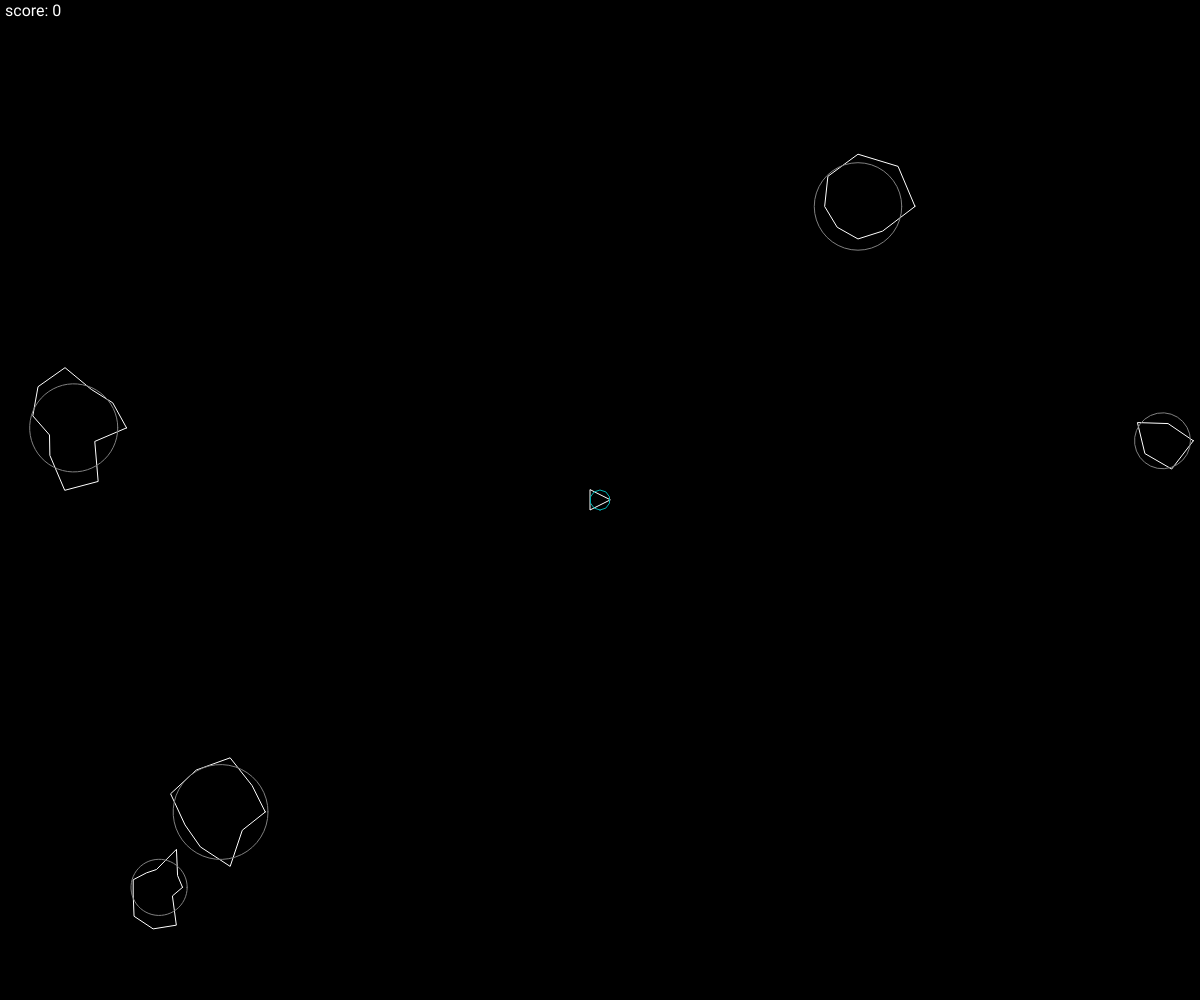
Frame 1 (no input)
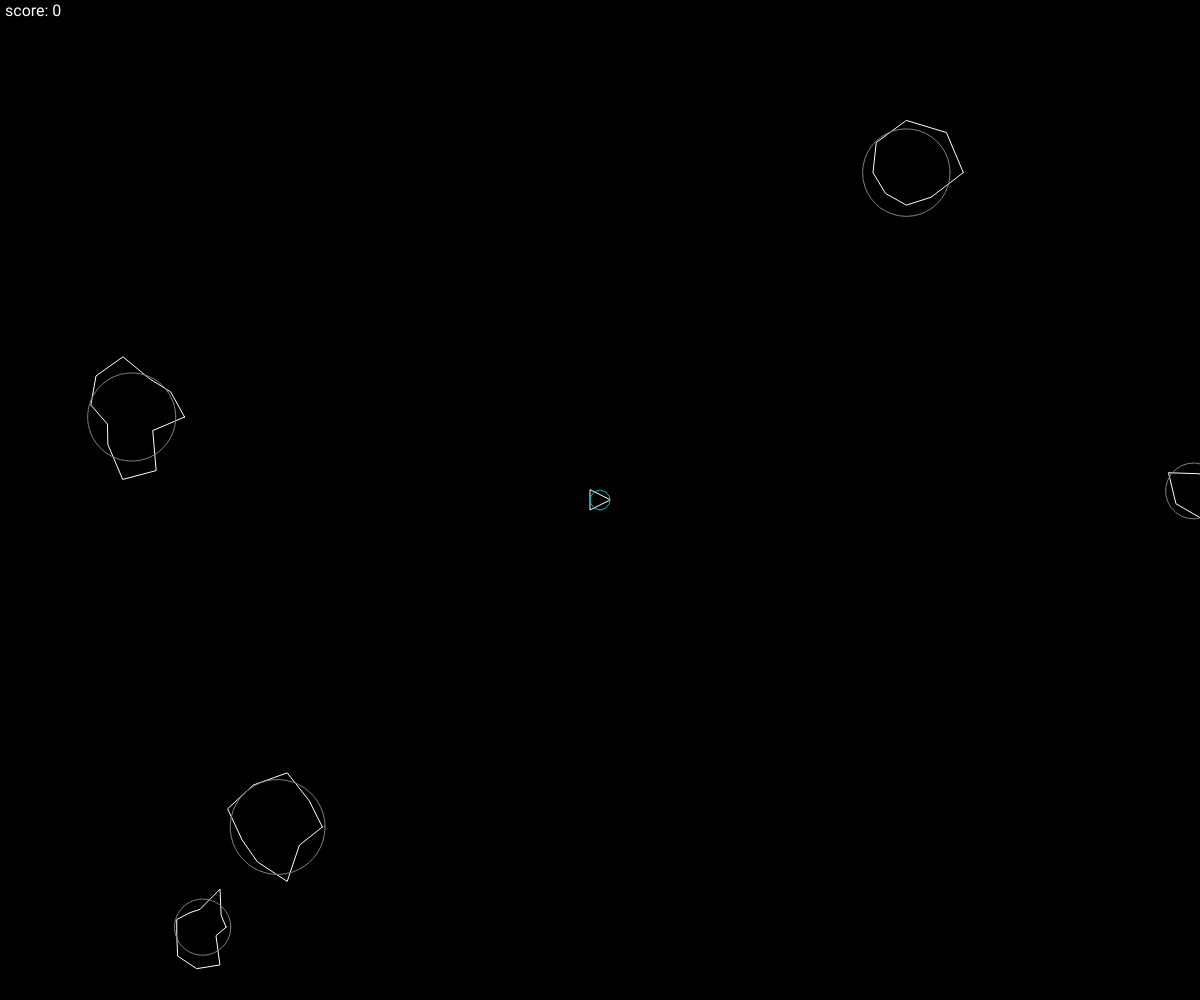
Frame 60 (no input)
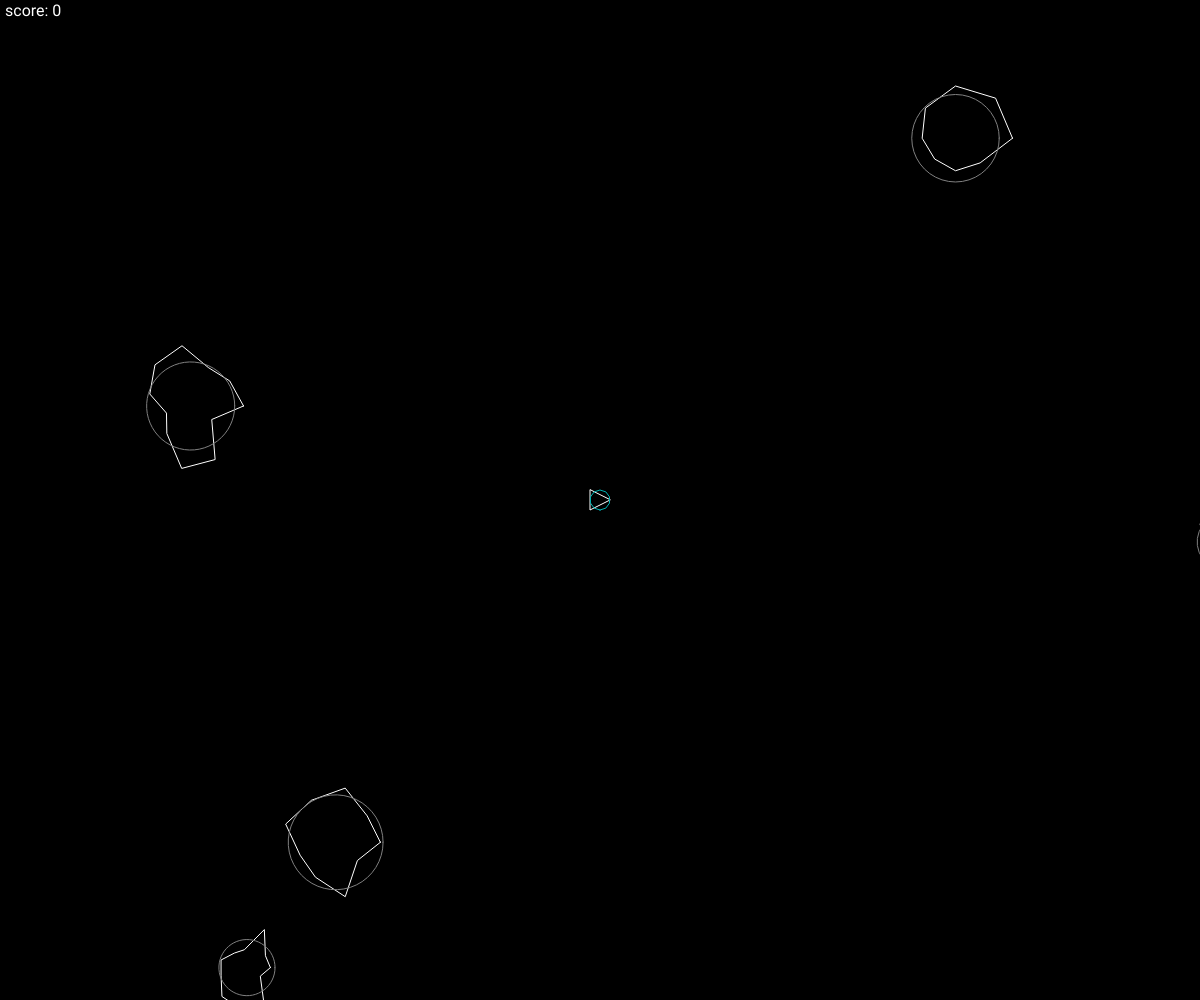
Frame 120 (the mouse pressed at the canvas centre since frame 60)

The p5.js sketch that drew these frames (run headless with seeded random() and noise() and a simulated clock; from frame 60 on, the mouse is pressed at the canvas centre):

// p5.js sketch
// ── sketch.js
window.addEventListener("touchstart", touchStart, false);
window.addEventListener("touchmove", touchMove, false);
window.addEventListener("touchend", touchEnd, false);
// window.addEventListener("touchcancel", touchcancel, false);
// window.addEventListener("touchforcechange", touchForceChange, false);

let timeout;
let isMouseHidden = false;

let gamePaused = false;
let ship;
let scoreboard;
let rotationSpeed = 0.05;
let asteroidCount = 5;
let asteroids = [];
let lasers = [];

function setup() {
	createCanvas(windowWidth, windowHeight);
	ship = new Ship();
	scoreboard = new Scoreboard();
	scoreboard.render();
	for (let i = 0; i < asteroidCount; i++) {
		asteroids.push(new Asteroid());
	}
}

function draw() {
	background(0);
	ship.update();
	
	for (let i = 0; i < asteroids.length; i++) {
		if(ship.hits(asteroids[i])){
			console.log('oooops!');
			scoreboard.resetScore();
		}
		asteroids[i].update();
	}

	for (let i = lasers.length - 1; i >= 0; i--) {
		lasers[i].update();
		if(lasers[i].offscreen()){
			lasers.splice(i, 1);
			break;
		}
		for (let j = asteroids.length - 1; j >= 0; j--) {
			if (lasers[i].hits(asteroids[j])) {
				scoreboard.add(asteroids[j].r);
				if (asteroids[j].r > 20) {
					let newAsteroids = asteroids[j].breakup();
					asteroids = asteroids.concat(newAsteroids);
				}
				asteroids.splice(j, 1);
				lasers.splice(i, 1);
				break;
			}

		}

	}

	scoreboard.update();
}

function playPause(){
	if(!gamePaused){
		noLoop();
	} else {
		loop();
	}
	gamePaused = !gamePaused;
}

function keyReleased() {
	if (keyCode == RIGHT_ARROW || keyCode == LEFT_ARROW ) {
		ship.setRotation(0);
	} else if (keyCode == UP_ARROW || key == ' ') {
		ship.thrusting(false);
	}

}

function touchMove(event){
	let x = event.touches[0].pageX;
	let y = event.touches[0].pageY;
}

function touchStart(event){
	// asteroids.push(new Asteroid());
	let x = event.touches[0].pageX;
	let y = event.touches[0].pageY;
}

function touchEnd(event){
	console.log("Hello World");
}

window.addEventListener('devicemotion', function(event) {
	// console.log(event.acceleration.x + ' m/s2');
	let x = event.acceleration.x;
	let y = event.acceleration.y;
	// document.getElementById("demo").innerHTML = x + ", " + y;
  });

function keyPressed() {
	if (keyCode == 88) {
		lasers.push(new Laser(ship.pos, ship.heading));
	}

	if(key == 'Q'){
		asteroids.push(new Asteroid());
	}

	if(key == 'P' || keyCode == 27){
		playPause();
	}

	if (keyCode == RIGHT_ARROW) {
		ship.setRotation(rotationSpeed);
	} else if (keyCode == LEFT_ARROW) {
		ship.setRotation(-rotationSpeed);
	} else if (keyCode == UP_ARROW || key == ' ') {
		ship.thrusting(true);
	}
}

document.addEventListener("mousemove", () => {
    if (timeout) {
        clearTimeout(timeout);
    }
    timeout = setTimeout(function() {
        if (!isMouseHidden) {
            document.querySelector("canvas").style.cursor = "none";
            isMouseHidden = true;
        }
    }, 500);
    if (isMouseHidden) {
        document.querySelector("canvas").style.cursor = "auto";
        isMouseHidden = false;
    }
});
// ── asteroid.js
function Asteroid(pos, r) {
    if (pos) {
        this.pos = pos.copy();
        this.r = r*0.5;
    } else {
        this.pos = createVector(random(width), random(height));
        this.r = random(25, 50);
    }
    this.velocity = p5.Vector.random2D();
    
    this.total = floor(random(5, 15));
    this.offsetMaxValue = this.r * 0.5;
    this.offset = [];
    for (let i = 0; i < this.total; i++) {
        this.offset[i] = random(-this.offsetMaxValue, this.offsetMaxValue);
    }

    this.update = function () {
        this.pos.add(this.velocity);

        this.edges();
        this.render();
    }

    this.render = function () {
        push();
        translate(this.pos.x, this.pos.y);
        stroke(255);
        noFill();
        beginShape();
        for (let i = 0; i < this.total; i++) {
            let angle = map(i, 0, this.total, 0, TWO_PI);
            let r = this.r + this.offset[i];
            // Polar to Cartesian coordinate system
            let x = r * cos(angle);
            let y = r * sin(angle);
            vertex(x, y);
        }
        endShape(CLOSE);

        stroke(255*0.5);
        beginShape();
        for (let i = 0; i < this.total*5; i++) {
            let angle = map(i, 0, this.total*5, 0, TWO_PI);
            let r = this.r;
            // Polar to Cartesian coordinate system
            let x = r * cos(angle);
            let y = r * sin(angle);
            vertex(x, y);
        }
        endShape(CLOSE);

        pop();
    }

    this.edges = function () {
        if (this.pos.x > width + this.r) {
            this.pos.x = -this.r;
        } else if (this.pos.x < -this.r) {
            this.pos.x = width + this.r;
        }

        if (this.pos.y > height + this.r) {
            this.pos.y = -this.r;
        } else if (this.pos.y < -this.r) {
            this.pos.y = height + this.r;
        }
    }

    this.breakup = function(){
        let newA = [];
        newA[0] = new Asteroid(this.pos, this.r);
        newA[1] = new Asteroid(this.pos, this.r);
        return newA;
    }

}
// ── laser.js
function Laser(sPos, angle){
    this.pos = createVector(sPos.x, sPos.y);
    this.velocity = p5.Vector.fromAngle(angle);
    this.velocity.mult(10);


    this.update = function(){
        this.pos.add(this.velocity);

        this.render();
    }

    this.render = function(){
        push();
        stroke(255);
        strokeWeight(4);
        point(this.pos.x, this.pos.y);
        pop();
    }

    this.hits = function(asteroid){
        let d = dist(this.pos.x, this.pos.y, asteroid.pos.x, asteroid.pos.y);
        if( d < asteroid.r){
            return true;
        } else {
            return false;
        }
    }

}
// ── scoreboard.js
function Scoreboard(){
    this.score = 0;
    this.textHeight = 16;
    this.pos = createVector(5, this.textHeight);
    this.realScore = 0;

    this.update = function(){
        if(this.realScore - this.score > 200){
            this.score = this.realScore - 100; 
        } else if(this.realScore > this.score){
            this.score++;
        }

        this.render();
    }

    this.render = function(){
        push();
        let tempText = 'score: ' + this.score;

        textSize(this.textHeight);
        fill(255);
        textFont('Roboto');
        text(tempText, this.pos.x, this.pos.y);
        
        pop();
    }

    this.add = function(score){
        this.realScore += floor(score * 5);
    }

    this.resetScore = function(){
        this.score = 0;
        this.realScore = 0;
    }
}
// ── ship.js
function Ship() {
	this.pos = createVector(width / 2, height / 2);
	this.heading = 0;
	this.r = 10;
	this.rotation = 0;
	this.velocity = createVector(0, 0);
	this.isThrust = false;

	this.friction = 0.97;

	this.update = function () {
		this.pos.add(this.velocity);
		this.velocity.mult(this.friction);

		if (this.isThrust)
			this.thrust();

		this.edges();
		this.turn();
		this.render();
	}

	this.render = function () {
		push();
		translate(this.pos.x, this.pos.y);
		rotate(this.heading + PI / 2);
		// noFill();
		fill(0);
		stroke(255);
		triangle(-this.r, this.r, this.r, this.r, 0, -this.r);

		stroke(0, 255 * 0.7, 255 * 0.7);
		noFill();
		beginShape();
		for (let i = 0; i < 10; i++) {
			let angle = map(i, 0, 10, 0, TWO_PI);
			let r = this.r;
			// Polar to Cartesian coordinate system
			let x = r * cos(angle);
			let y = r * sin(angle);
			vertex(x, y);
		}
		endShape(CLOSE);

		pop();
	};

	this.edges = function () {
		if (this.pos.x > width + this.r) {
			this.pos.x = -this.r;
		} else if (this.pos.x < -this.r) {
			this.pos.x = width + this.r;
		}

		if (this.pos.y > height + this.r) {
			this.pos.y = -this.r;
		} else if (this.pos.y < -this.r) {
			this.pos.y = height + this.r;
		}
	}

	this.hits = function (asteroid) {
		let d = dist(this.pos.x, this.pos.y, asteroid.pos.x, asteroid.pos.y);
		if (d < this.r + asteroid.r) {
			return true;
		} else {
			return false
		}
	}

	this.setRotation = function (angle) {
		this.rotation = angle;
	}

	this.thrusting = function (tof) {
		this.isThrust = tof;
	}

	this.turn = function () {
		this.heading += this.rotation;
	}

	this.thrust = function () {
		let force;
		if (this.rotation == 0) {
			force = p5.Vector.fromAngle(this.heading);
		} else {
			force = p5.Vector.fromAngle(this.heading-this.rotation);
		}
		force.mult(0.5);
		this.velocity.add(force);
	}
	
}
